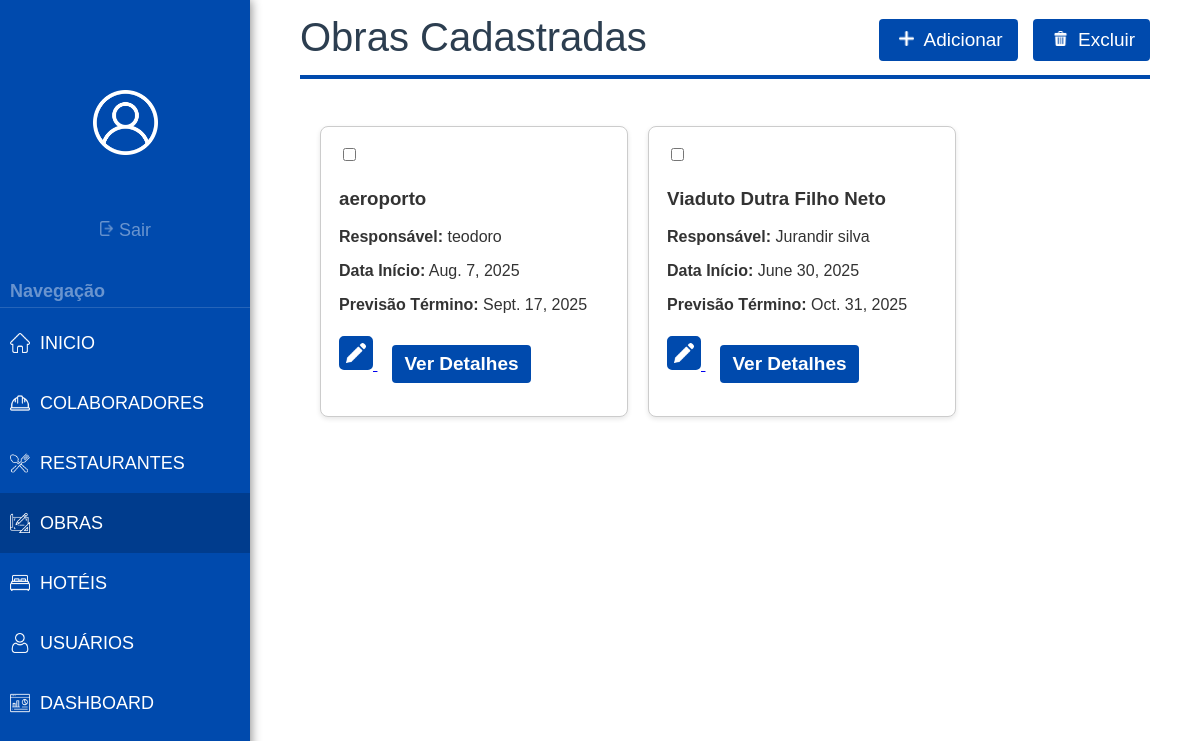
Page /listar-obras/ (signed in) on the committed database.
### Sistema/models.py (models this page shows, shortened)
class Obra(models.Model):
    STATUS_CHOICES = [
        ('PLANEJAMENTO', 'Planejamento'),
        ('ANDAMENTO', 'Em Andamento'),
        ('PARADA', 'Parada'),
        ('CONCLUIDA', 'Concluída'),
        ('CANCELADA', 'Cancelada'),
    ]
    nome = models.CharField(
        max_length=100,
        verbose_name="Nome da Obra"
    )
    empresa = models.CharField(
        max_length=100,
        verbose_name="Empresa Responsável"
    )
    endereco = models.TextField(
        verbose_name="Endereço Completo"
    )
    data_inicio = models.DateField(
        verbose_name="Data de Início"
    )
    data_prevista_termino = models.DateField(
        verbose_name="Previsão de Término",
        blank=True,
        null=True
    )
    data_real_termino = models.DateField(
        verbose_name="Data Real de Término",
        blank=True,
        null=True
    )
    status = models.CharField(
        max_length=12,
        choices=STATUS_CHOICES,
        default='PLANEJAMENTO',
        verbose_name="Status da Obra"
    )
    descricao = models.TextField(
        verbose_name="Descrição",
        blank=True
    )
    class Meta:
        verbose_name = "Obra"
        verbose_name_plural = "Obras"
        ordering = ['-data_inicio']
        permissions = [
            ('view_obra_report', 'Pode visualizar relatórios de obra'),
        ]

### Sistema/views.py (the view)
# urls.py: path('listar-obras/', views.listar_obras, name='listar-obras'),
@login_required
def listar_obras(request):
    obras = Obra.objects.all()
    context = {'obras': obras}
    return render (request, 'lista-obras.html', context)

### Sistema/templates/lista-obras.html (shortened to what this page needs)
{% load static %}
<!DOCTYPE html>
<html lang="pt-BR">
<head>
  <link rel="stylesheet" href="{% static 'css/style.css' %}">
</head>
<body>
  <div class="page-container" style="display: flex; min-height: 100vh;">
    <div class="sidebar">
      <div class="logout-container">
        <img src="{% static 'images/white version/user.png' %}" alt="error" height="65" width="65" style="display: flex; margin:auto; margin-bottom: 55px; margin-top: 90px;">
        <form method="POST" action="{% url 'logout' %}">
          <button type="submit" class="sair-btn">
            <img src="{% static 'images/logout.png' %}" alt="error" height="15" width="15">
            Sair
          </button>
        </form>
      </div>
      <label>Navegação</label>
      <hr>
      <a href="{% url 'home' %}">
        <img src="{% static 'images/white version/inicio.png' %}" alt="error" height="20" width="20" style="margin-right: 10px; margin-left: 10px;">
        INICIO
      </a>
      <a href="{% url 'listar-colaboradores' %}">
        <img src="{% static 'images/white version/func.png' %}" alt="error" height="20" width="20" style="margin-right: 10px; margin-left: 10px;">
        COLABORADORES
      </a>
      <a href="{% url 'listar-restaurantes' %}">
        <img src="{% static 'images/white version/rest.png' %}" alt="error" height="20" width="20" style="margin-right: 10px; margin-left: 10px;">
        RESTAURANTES
      </a>
      <a href="{% url 'listar-obras' %}" class="active">
        <img src="{% static 'images/white version/obra.png' %}" alt="error" height="20" width="20" style="margin-right: 10px; margin-left: 10px;">
        OBRAS
      </a>
      <a href="{% url 'listar-hoteis' %}">
        <img src="{% static 'images/white version/hotel.png' %}" alt="error" height="20" width="20" style="margin-right: 10px; margin-left: 10px;">
        HOTÉIS
      </a>
      <a href="{% url 'cadastrar_usuario' %}">
        <img src="{% static 'images/white version/usuario.png' %}" alt="error" height="20" width="20" style="margin-right: 10px; margin-left: 10px;">
        USUÁRIOS
      </a>
      <a href="{% url 'relatorio' %}">
        <img src="{% static 'images/white version/dash.png' %}" alt="error" height="20" width="20" style="margin-right: 10px; margin-left: 10px;">
        DASHBOARD
      </a>
    </div>
    <div class="corpo">
      <form method="POST" action="{% url 'deletar-generico' %}">
      <h>Obras Cadastradas</h>
      <div class="right-buttons">
        <a href="{% url 'cadastrar-obra' %}" class="blue-button">
          <img src="{% static 'images/white version/plus.png' %}" alt="error" height="15px" width="15px" style="margin-right: 5px; margin-left: 5px; margin-top: auto; margin-bottom: auto;">
    Adicionar
    </a>
    <button type="submit" onclick="return confirm('Tem certeza que deseja deletar os itens selecionados?')">
      <img src="{% static 'images/white version/trash.png' %}" alt="error" height="15px" width="15px" style="margin-right: 5px; margin-left: 5px; margin-top: auto; margin-bottom: auto;">
      Excluir
</div>
<form method="POST" action="{% url 'deletar-generico' %}">
  <div class="cards-container" style="display: grid; grid-template-columns: repeat(3, 1fr); gap: 20px; padding: 20px; justify-content: flex-start;">
    {% for obra in obras %}
      <div class="card" style="width: 270px; border: 1px solid #ccc; border-radius: 8px; padding: 18px; box-shadow: 0 2px 5px rgba(0,0,0,0.1); background: white;">
        <input type="checkbox" name="ids" value="{{ obra.id }}" style="margin-bottom: 8px;">
        <h3>{{ obra.nome }}</h3>
        <p><strong>Responsável:</strong> {{ obra.empresa }}</p>
        <p><strong>Data Início:</strong> {{ obra.data_inicio }}</p>
        <p><strong>Previsão Término:</strong> {{ obra.data_prevista_termino }}</p>
        <a href="{% url 'editar-obra' obra.id %}" title="Editar">
          <img src="{% static 'images/white version/pencil.png' %}"
               alt="Editar"
               height="20px"
               width="20px"
               style="border: 4px solid #004aad; border-radius: 5px; padding: 3px; background-color: #004aad;">
        </a>
        <button class="blue-button" type="button" style="margin-top: 15px; padding: 8px 12px; background-color: #004aad; color: white; border-radius: 4px; border: none; cursor: pointer; font-weight: 600;">
          Ver Detalhes
        </button>
      </div>
    {% endfor %}
  </div>
  </form>
</body>
</html>

### static/css/style.css (style rules this page uses)
body { margin: 0; background-color: rgb(255, 255, 255); font-family: 'Gill Sans', 'Gill Sans MT', Calibri, 'Trebuchet MS', sans-serif; color: #333; }
label { display: block; margin-bottom: 5px; font-weight: bold; }
hr { border: 0; height: 1px; background: #ddd; margin: 30px 0; }
button { background-color: #004aad; color: white; padding: 10px 15px; border: none; border-radius: 4px; cursor: pointer; font-size: 19px; font-family: 'Gill Sans', 'Gill Sans MT', Calibri, 'Trebuchet MS', sans-serif; margin-top: -10px; margin-bottom: 15px; margin-left: 15px; transition: background-color 0.5s ease; }
.blue-button { background-color: #004aad; color: white; padding: 10px 15px; border: none; border-radius: 4px; cursor: pointer; font-size: 19px; font-family: 'Gill Sans', 'Gill Sans MT', Calibri, 'Trebuchet MS', sans-serif; margin-top: -10px; margin-bottom: 15px; margin-left: 15px; transition: background-color 0.5s ease; text-decoration: none; }
.sidebar { width: 250px; height: 100vh; background-color: #004aad; flex-direction: column; position: fixed; box-shadow: 1px 0 10px rgba(0, 0, 0, 0.461); }
.sidebar a { font-size: 18px; color: #ffffff; display:inline-flex; align-items: center; height: 60px; width: 250px; position: static; text-align: left; transition: background-color 0.5s ease; text-decoration: none; border-color: #444444; }
.sidebar a.active { background-color: #0000002f; }
.sidebar label { font-size: 18px; color: #ffffff69; position: static; text-align: left; display: block; text-decoration: none; background: none; margin-left: 10px; }
.sidebar hr { border: 0; height: 1px; background: #ffffff25; margin: 5px 0; }
.sair-btn { font-size: 18px; color: #ffffff69; position: static; text-align: center; display: block; margin:auto; margin-bottom: -20px; text-decoration: none; background: none; }
.logout-container { text-align: center; margin-bottom: 50px; }
.corpo { margin-left: 300px; margin-right: 50px; }
.corpo h { font-size: 40px; display: flex; text-align: left; color: #2c3e50; border-bottom: 4px solid #004aad; padding-bottom: 15px; padding-top: 15px; }
.right-buttons { margin-top: -50px; margin-bottom: 30px; display: flex; justify-content: right; }

### rows in the picture
Obra: nome "aeroporto", empresa "teodoro", data_inicio "Aug. 7, 2025", data_prevista_termino "Sept. 17, 2025"
Obra: nome "Viaduto Dutra Filho Neto", empresa "Jurandir silva", data_inicio "June 30, 2025", data_prevista_termino "Oct. 31, 2025"
